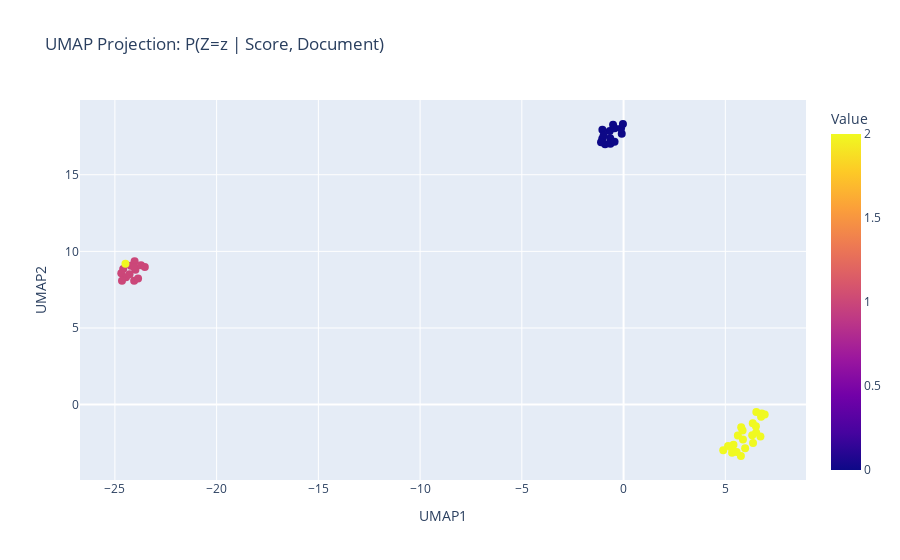

Here is the notebook cell this chart was saved with:
### Markdown cell above
That looks pretty bad. Can you think of why this may be the case? To help you think about what may be going on, let's visualize the data a little bit using the posteriors for the entire data set. That is, let's use the scores and the documents paired up to plot $P(Z=k | X_{i,1}, X_{2,i})$.

### Code cell
# what if instead we plotted the documents? 

import numpy as np
import pandas as pd
import umap
import plotly.express as px

# ------------------------
# 1. Example Data
# ------------------------
X = dist.seq_posterior(seq_encode(data, model=dist)[0][1])
values = np.asarray([x[1] for x in data])  
labels = np.asarray(doc_group)           # for coloring
info = [str(x[0]) for x in data]

# ------------------------
# 2. Run UMAP
# ------------------------
reducer = umap.UMAP(random_state=42, n_neighbors=15, metric="hellinger")
embedding = reducer.fit_transform(X)

# ------------------------
# 3. Build DataFrame for Plotly
# ------------------------
df = pd.DataFrame({
    'UMAP1': embedding[:, 0],
    'UMAP2': embedding[:, 1],
    'Label': labels,
    'Value': values,
    'Document': info,
})

# ------------------------
# 4. Plot with hover + color
# ------------------------
fig = px.scatter(
    df,
    x='UMAP1',
    y='UMAP2',
    color='Label',                # color scale based on Value
    hover_data={
        'Value': ':.2f',
        'Document': True,
        'Label': True
    },
    title='UMAP Projection: P(Z=z | Score, Document)'
)

fig.update_traces(marker=dict(size=8, opacity=1.0))
fig.update_layout(coloraxis_colorbar_title='Value')

fig.show()

### Figure 1 — Plotly figure (JSON) as saved in the notebook; plotly's stock layout.template omitted (floating-point values rounded to 4 significant figures; data arrays with more than 128 entries replaced by an {"elided": "..."} marker saying what was removed)
{"data": [{"customdata": {"elided": "50x3 mixed values"}, "hovertemplate": "UMAP1=%{x}<br>UMAP2=%{y}<br>Value=%{customdata[0]:.2f}<br>Document=%{customdata[1]}<br>Label=%{marker.color}<extra></extra>", "legendgroup": "", "marker": {"color": [0, 0, 0, 0, 0, 0, 0, 0, 0, 0, 0, 0, 0, 0, 1, 1, 1, 1, 1, 1, 1, 1, 1, 1, 1, 1, 1, 2, 2, 2, 2, 2, 2, 2, 2, 2, 2, 2, 2, 2, 2, 2, 2, 2, 2, 2, 2, 2, 2, 2], "coloraxis": "coloraxis", "opacity": 1, "size": 8, "symbol": "circle"}, "mode": "markers", "name": "", "orientation": "v", "showlegend": false, "type": "scatter", "x": [-0.6804, -0.09022, -0.6578, -1.049, -0.5172, -0.9081, -0.4381, -1.041, -0.6478, -0.9818, -0.1253, -1.108, -0.03191, -0.4431, -24.68, -24.22, -24.59, -24.45, -23.99, -24.28, -24.05, -24.03, -24.05, -23.71, -23.53, -24.65, -23.86, -24.48, 5.617, 6.515, 6.504, 5.847, 6.79, 6.756, 6.935, 5.401, 5.331, 5.324, 5.973, 5.78, 6.524, 5.135, 6.725, 5.867, 6.362, 5.553, 6.349, 4.898, 6.322, 5.766], "xaxis": "x", "y": [17.86, 17.68, 17.38, 17.35, 18.27, 16.99, 18.04, 17.94, 17.03, 17.56, 18.01, 17.11, 18.31, 17.15, 8.566, 9.056, 8.853, 8.306, 8.796, 8.511, 8.075, 9.355, 8.959, 9.099, 8.972, 8.076, 8.232, 9.19, -2.023, -1.821, -1.413, -1.694, -0.5858, -0.799, -0.6512, -2.619, -3.146, -2.856, -2.841, -1.478, -0.4847, -2.705, -2.083, -2.278, -2.502, -3.101, -1.213, -2.975, -2.003, -3.355], "yaxis": "y"}], "layout": {"coloraxis": {"colorbar": {"title": {"text": "Value"}}, "colorscale": [[0, "#0d0887"], [0.1111, "#46039f"], [0.2222, "#7201a8"], [0.3333, "#9c179e"], [0.4444, "#bd3786"], [0.5556, "#d8576b"], [0.6667, "#ed7953"], [0.7778, "#fb9f3a"], [0.8889, "#fdca26"], [1, "#f0f921"]]}, "legend": {"tracegroupgap": 0}, "title": {"text": "UMAP Projection: P(Z=z | Score, Document)"}, "xaxis": {"anchor": "y", "domain": [0, 1], "title": {"text": "UMAP1"}}, "yaxis": {"anchor": "x", "domain": [0, 1], "title": {"text": "UMAP2"}}}}
